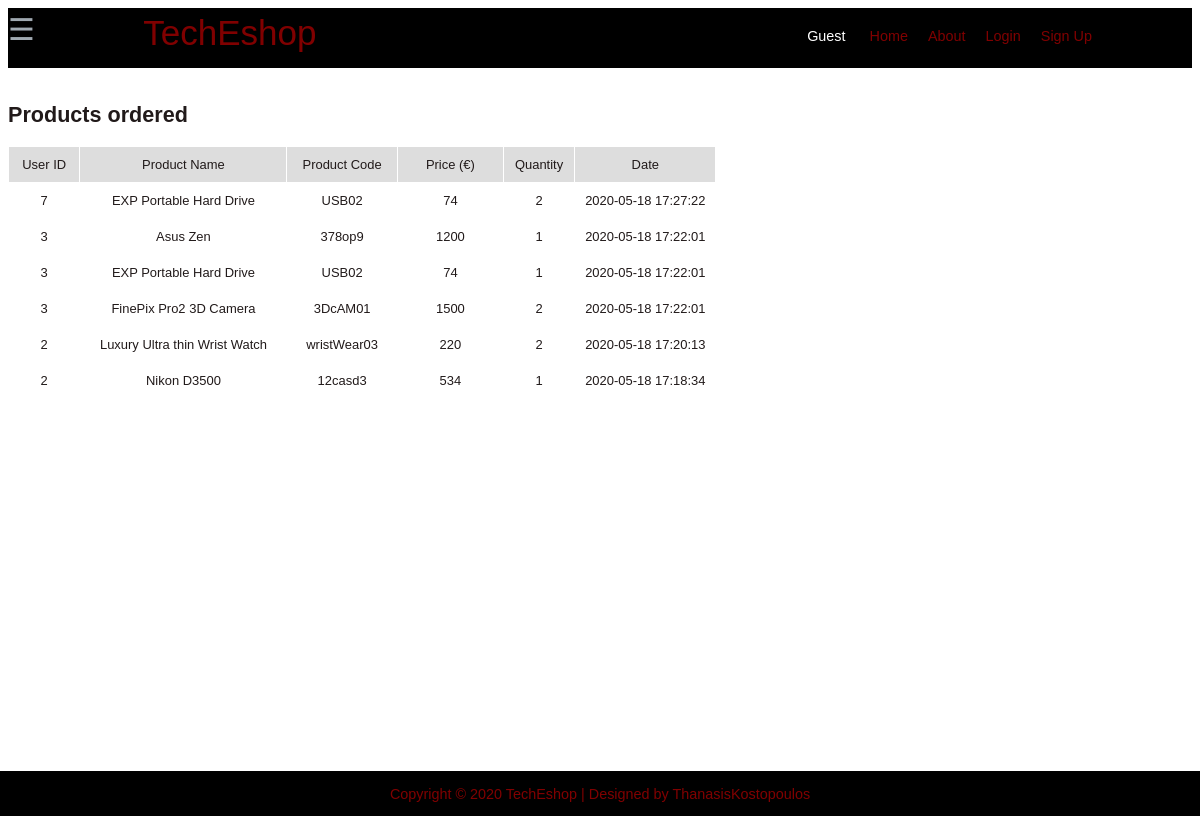
The app's page /OrderHistory.php with its own data.
### tables this page shows
CREATE TABLE `order_items` (
  `order_item_id` int(11) NOT NULL,
  `user_id` int(11) NOT NULL,
  `datetime` datetime NOT NULL,
  `product_name` varchar(40) DEFAULT NULL,
  `product_code` varchar(20) DEFAULT NULL,
  `quantity` varchar(535) DEFAULT NULL,
  `product_price` float DEFAULT NULL,
  `fullname` varchar(20) NOT NULL,
  `email` varchar(20) NOT NULL,
  `country` varchar(20) NOT NULL,
  `city` varchar(20) NOT NULL,
  `address` varchar(40) NOT NULL,
  `payment` varchar(20) NOT NULL
);

### OrderHistory.php (the view, shortened to what this page needs)
<?php
	include "NavigationBar.php";
	include "Footer.php";;
    $db_handle = new DBController();
    $connection = $db_handle->connectDB();
    $query= mysqli_query($connection,"SELECT * FROM order_items ORDER BY datetime DESC") or die("Error: " . mysqli_error($connection));
    ?>
    <h2>Products ordered</h2>
    <table class="tbl-cart" cellpadding="10" cellspacing="1">
        <tr>
            <th style="text-align:center; background-color: #dddddd;">User ID</th>
            <th style="text-align:center; background-color: #dddddd;">Product Name</th>
            <th style="text-align:center; background-color: #dddddd;">Product Code</th>
            <th style="text-align:center; background-color: #dddddd;" width="15%">Price (€)</th>
            <th style="text-align:center; background-color: #dddddd;" width="10%">Quantity</th>
            <th style="text-align:center; background-color: #dddddd;" width="20%">Date</th>
        </tr>
    <?php
    if(mysqli_num_rows($query) > 0)
    {
        while($row = mysqli_fetch_array($query))
        {
            if ($query->num_rows > 0)
            {
                ?>  <tr> <?php
                ?>  <td style="text-align:center;"> <?php echo $row["user_id"]; ?> </td> <?php
                ?>  <td style="text-align:center;"> <?php echo $row["product_name"]; ?> </td> <?php
                ?>  <td style="text-align:center;"> <?php echo $row["product_code"]; ?> </td> <?php
                ?>  <td style="text-align:center;"> <?php echo $row["product_price"]; ?> </td> <?php
                ?>  <td style="text-align:center;"> <?php echo $row["quantity"]; ?> </td> <?php
                ?>  <td style="text-align:center;"> <?php echo $row["datetime"]; ?> </td> <?php
                ?>  </tr> <?php
            }
        }
    }
    else
    {
        echo "There are no orders yet!";
    }
    ?>
    </table>
<HTML>
<HEAD>
<link href="style.css" type="text/css" rel="stylesheet" />
</HEAD>

### style.css (style rules this page uses)
body { font-family: Arial, Helvetica, sans-serif; color: #211a1a; font-size: 0.9em; height: 100%; }
.tbl-cart { font-size: 0.9em; }
.tbl-cart th { font-weight: normal; }

### records on screen
order_items: user "7", product_name "EXP Portable Hard Drive", product_code "USB02", product_price "74", quantity "2", datetime "2020-05-18 17:27:22"
order_items: user "3", product_name "Asus Zen", product_code "378op9", product_price "1200", quantity "1", datetime "2020-05-18 17:22:01"
order_items: user "3", product_name "EXP Portable Hard Drive", product_code "USB02", product_price "74", quantity "1", datetime "2020-05-18 17:22:01"
order_items: user "3", product_name "FinePix Pro2 3D Camera", product_code "3DcAM01", product_price "1500", quantity "2", datetime "2020-05-18 17:22:01"
order_items: user "2", product_name "Luxury Ultra thin Wrist Watch", product_code "wristWear03", product_price "220", quantity "2", datetime "2020-05-18 17:20:13"
order_items: user "2", product_name "Nikon D3500", product_code "12casd3", product_price "534", quantity "1", datetime "2020-05-18 17:18:34"
